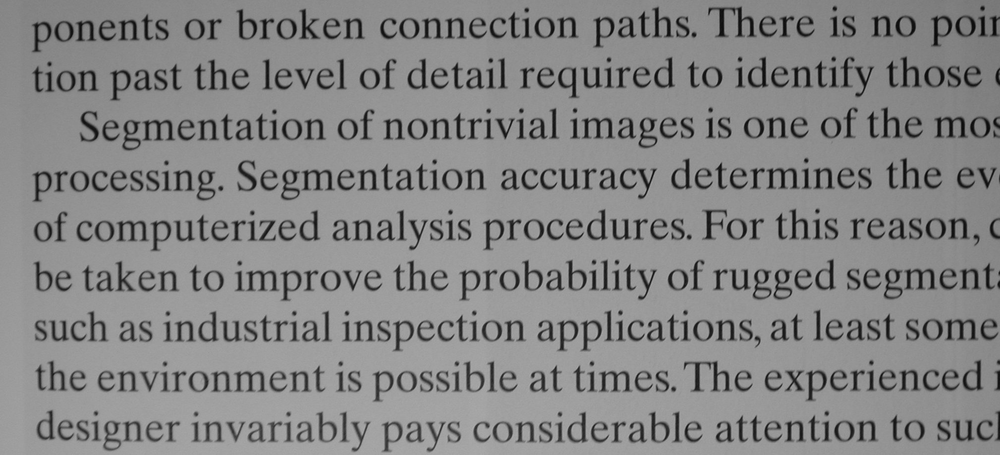
%> input picture 06 practice-myself/digital image processing/CH10 image segmentation/image/g4.tif, 1000 x 455 px, shrunk from 2018 x 918 before the run
$ octave Thresholding051.m   (GNU Octave 9; MATLAB toolbox functions it lacks are replaced by stand-ins)
%> lines starting %> are read from the running program, lines starting %| are printed output that depends on the picture; in (x1, y1, x2, y2) boxes, pixels count from 0 and x2, y2 are one past the last pixel; in counts of white or black regions, pixels touching at a corner belong together; the program's own positions count from 1
%阀值处理函数
close all; clear all; clc;
f=imread('./image/g4.tif');
%> f is the input picture: size 455x1000 uint8; min 7, max 174, mean 133.2
subplot(2,2,1);
imshow(f,[]);
title('Subplot 1: 原图');
T=graythresh(f);
%> T = 0.396
T=T*255;
%> T = 101
f1=f>=T
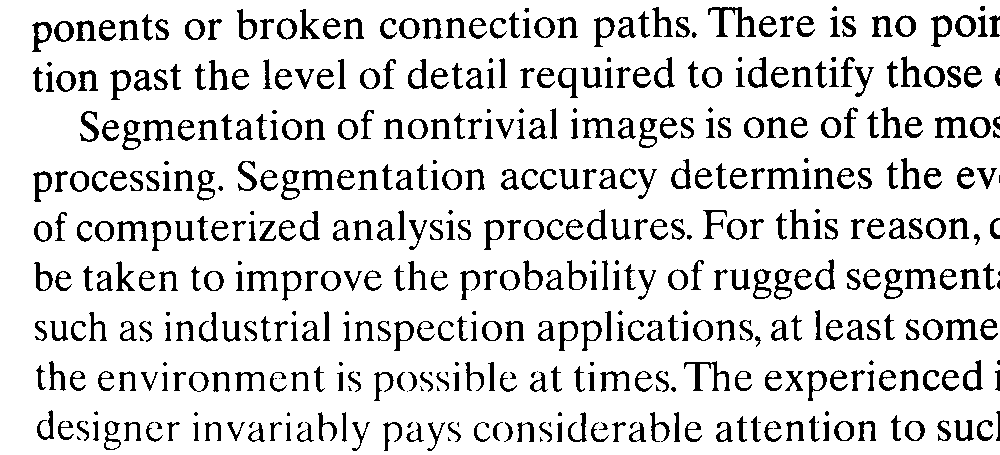
%> f1: size 455x1000 logical; 86.1% white; 496 black regions (71 under 20 px), largest, box (x1, y1, x2, y2) and area: (708, 7, 756, 37) 491, (684, 361, 730, 391) 403, (935, 117, 968, 138) 334
subplot(2,2,2);
imshow(f1,[]);
title('Subplot 2: 白底黑字');
f1=~(f>=T);
subplot(2,2,3);
imshow(f1,[]);
title('Subplot 3: 黑底白字');


%局部阀值处理
%全局阀值处理函数在背景照明不均匀的时候有可能无效
%一种常用处理方法针对照明问题做预处理以补偿处理

$ run again, with 06 practice-myself/digital image processing/CH10 image segmentation/image/g1.tif copied over 06 practice-myself/digital image processing/CH10 image segmentation/image/g4.tif
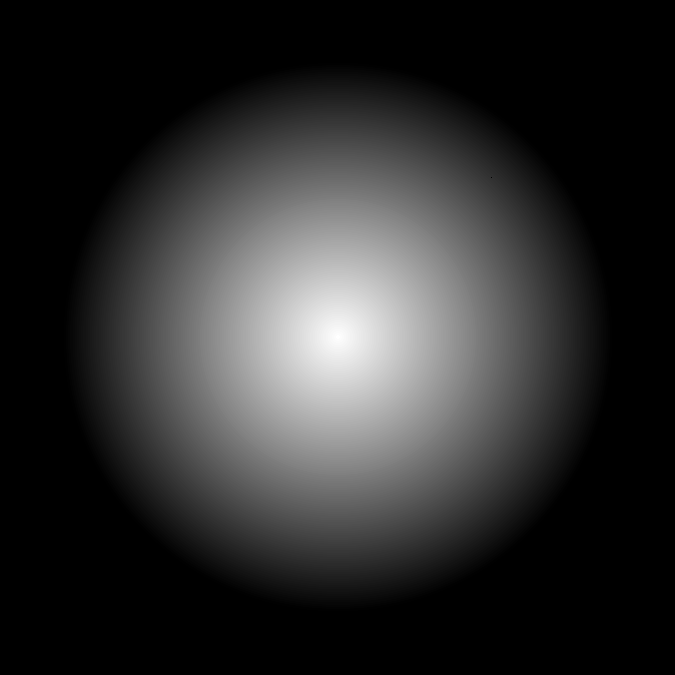
%> input picture 06 practice-myself/digital image processing/CH10 image segmentation/image/g1.tif, 675 x 675 px
%> f is the input picture: size 675x675 uint8; min 0, max 255, mean 43.9
%> `T=graythresh(f);`: T = 0.282
%> `T=T*255;`: T = 72
%> `f1=f>=T`:
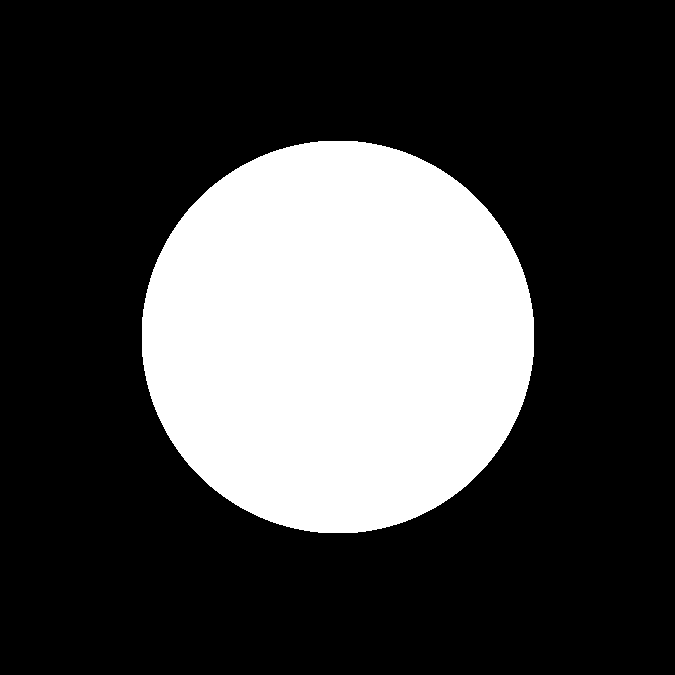
%> f1: size 675x675 logical; 26.6% white; 1 white region, box (x1, y1, x2, y2) and area: (142, 141, 534, 533) 121228

$ run again, with 06 practice-myself/digital image processing/CH10 image segmentation/image/g3.tif copied over 06 practice-myself/digital image processing/CH10 image segmentation/image/g4.tif
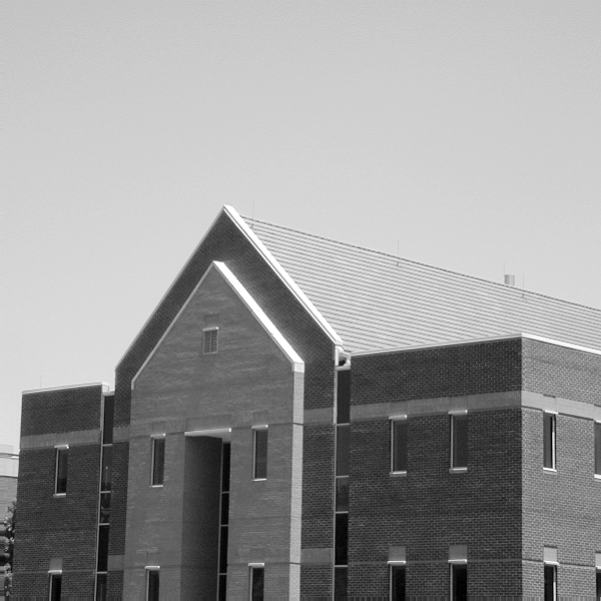
%> input picture 06 practice-myself/digital image processing/CH10 image segmentation/image/g3.tif, 601 x 601 px
%> f is the input picture: size 601x601 uint8; min 0, max 255, mean 152.8
%> `T=graythresh(f);`: T = 0.549
%> `T=T*255;`: T = 140
%> `f1=f>=T`:
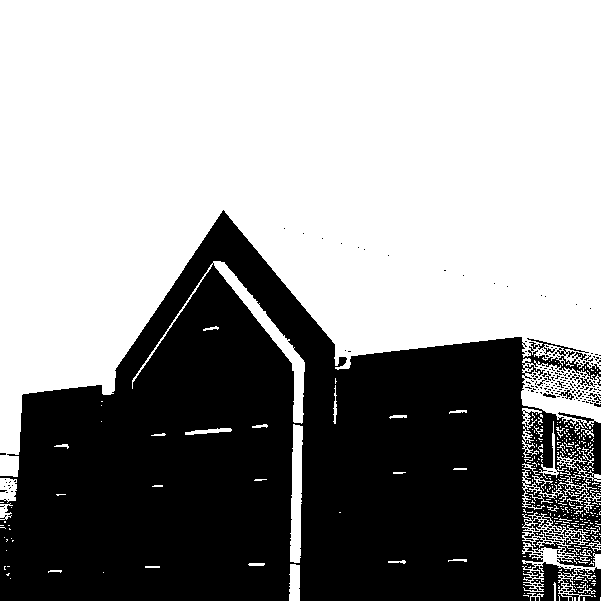
%> f1: size 601x601 logical; 59.7% white; 213 black regions (206 under 20 px), largest, box (x1, y1, x2, y2) and area: (0, 210, 601, 601) 144517, (559, 388, 574, 400) 59, (588, 393, 601, 407) 58

$ run again, with 06 practice-myself/digital image processing/CH10 image segmentation/image/g (10).tif copied over 06 practice-myself/digital image processing/CH10 image segmentation/image/g4.tif
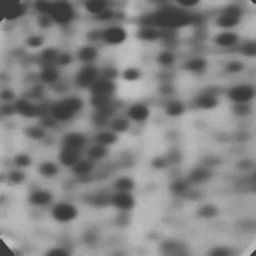
%> input picture 06 practice-myself/digital image processing/CH10 image segmentation/image/g (10).tif, 256 x 256 px
%> f is the input picture: size 256x256 uint8; min 57, max 199, mean 130
%> `T=graythresh(f);`: T = 0.476
%> `T=T*255;`: T = 121.5
%> `f1=f>=T`:
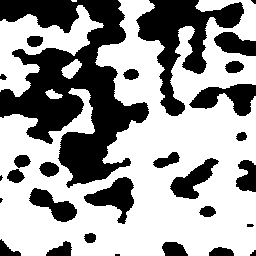
%> f1: size 256x256 logical; 61.9% white; 29 black regions (5 under 20 px), largest, box (x1, y1, x2, y2) and area: (0, 0, 149, 188) 12976, (136, 0, 244, 116) 4468, (189, 84, 256, 116) 1165
